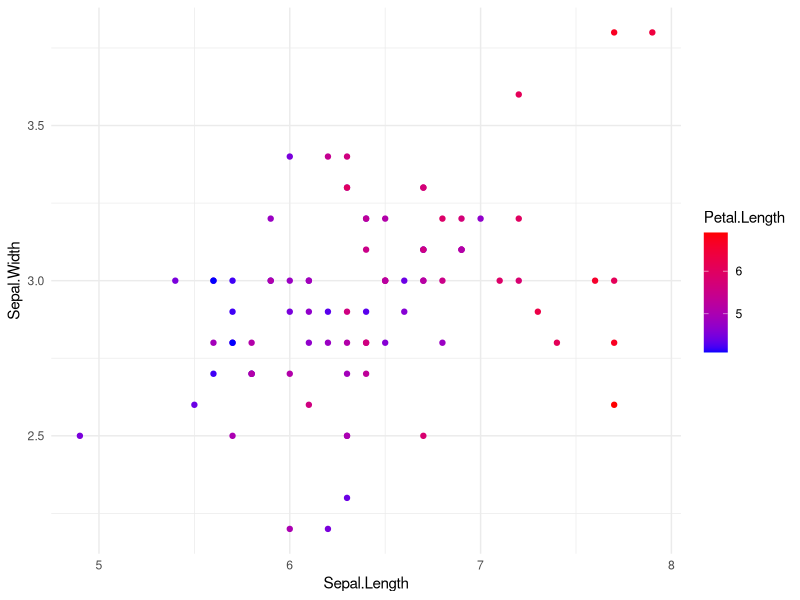
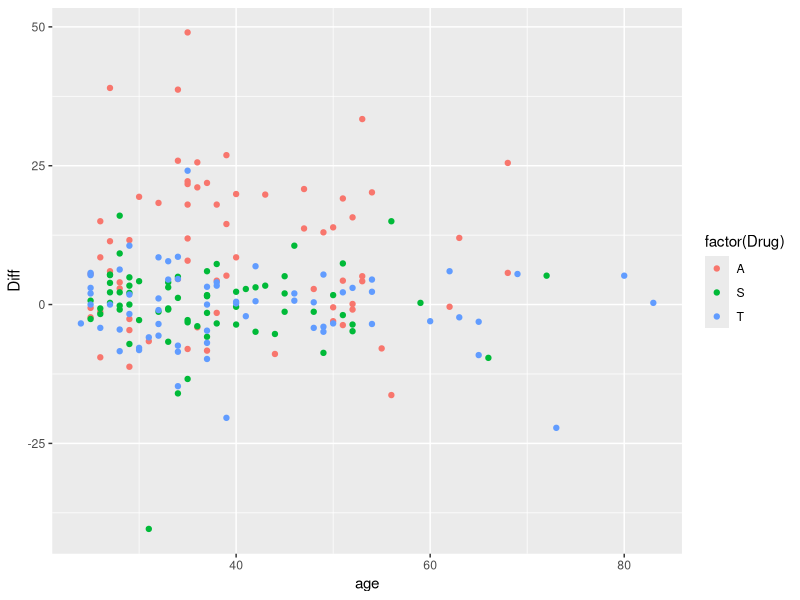
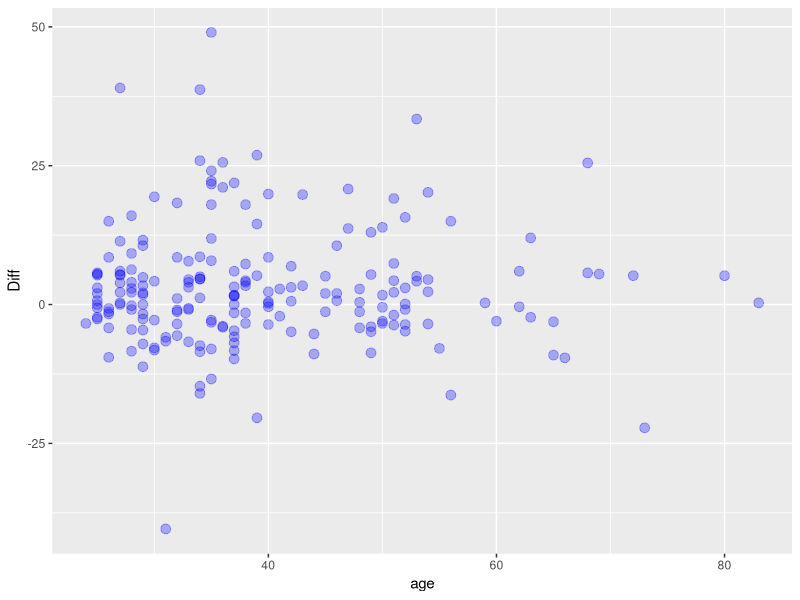
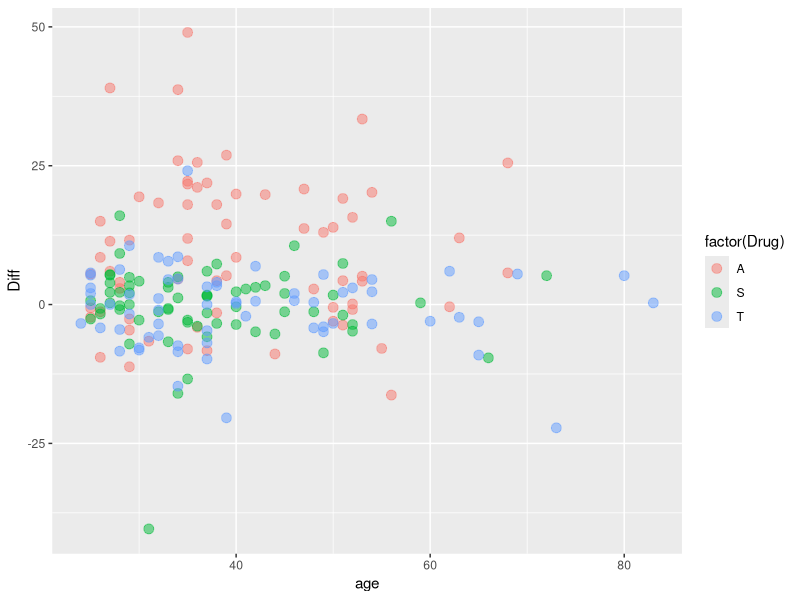
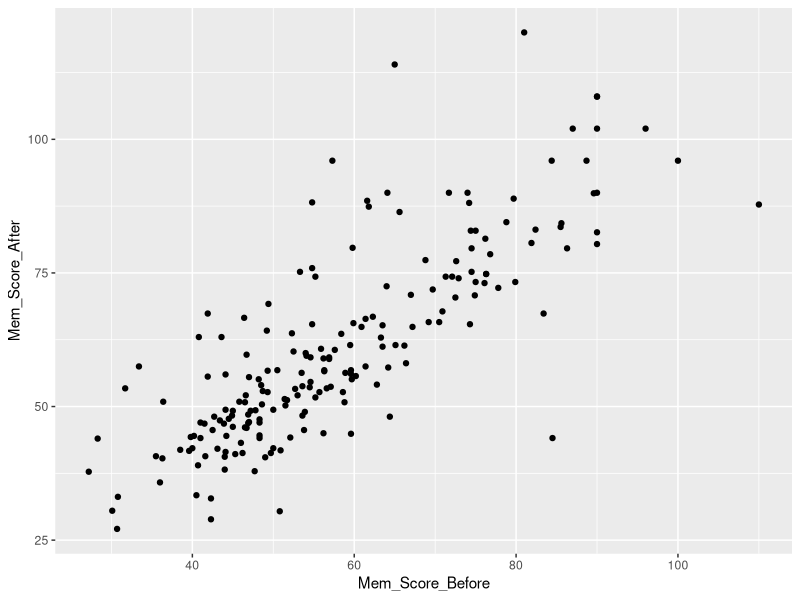
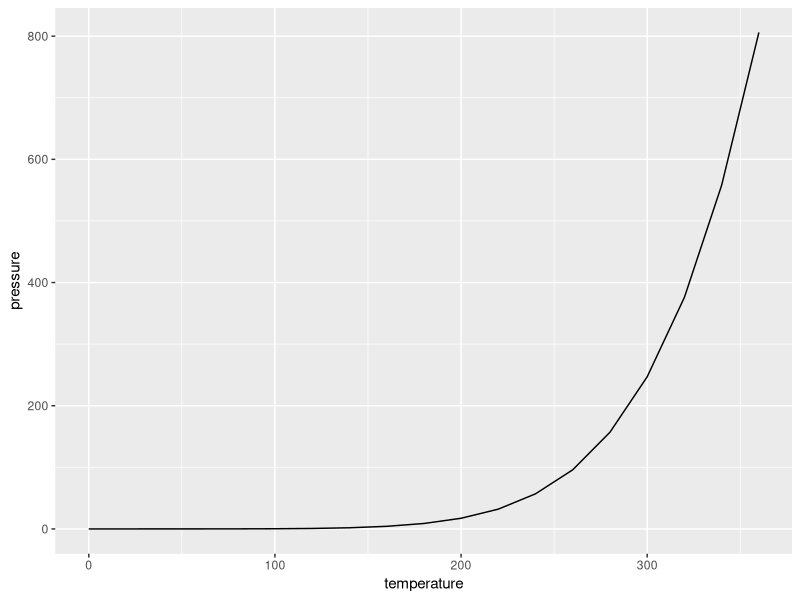
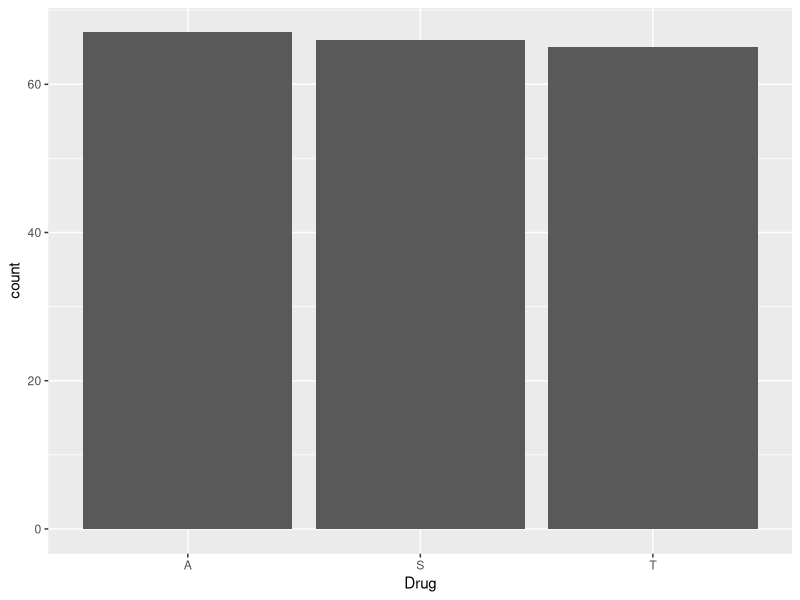
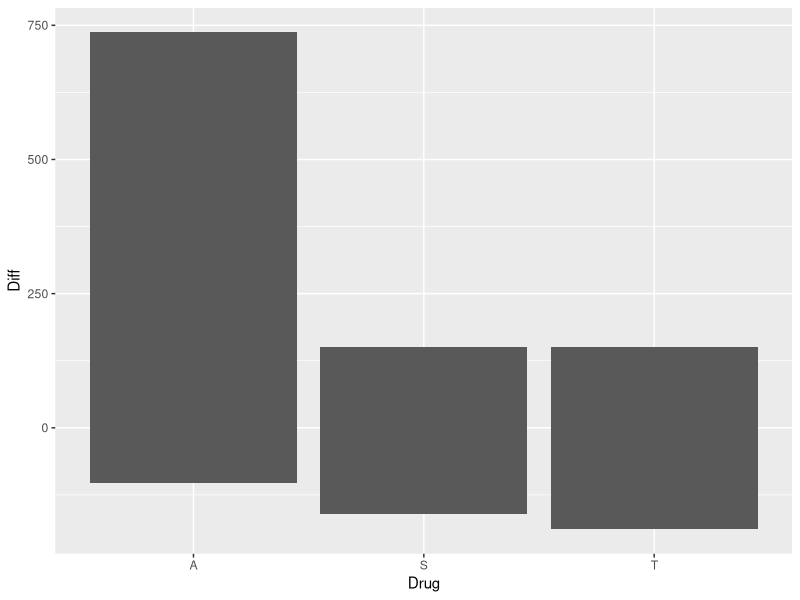

Source code (R) for these figures, in order:
## ---- chunk 1
knitr::opts_chunk$set(echo = TRUE)
## ---- chunk 2
# Install tidyverse if not already installed
if (!requireNamespace("tidyverse", quietly = TRUE)) {
  install.packages("tidyverse")
}

# Load the tidyverse
library(tidyverse)
## ---- chunk 3
Isd <- read_csv('data/Islander_data.csv')

Isd
## ---- chunk 4
# Create a dummy dataset
set.seed(42)
data <- tibble(
  YourCategory = factor(sample(LETTERS[1:5], 100, replace = TRUE)),
  YourVariable = rnorm(100, mean = 50, sd = 10),
  YourOtherVariable = rnorm(100, mean = 20, sd = 2)
)
head(data)
## ---- chunk 5
# Summarize the data
data_summary <- data %>% 
  group_by(YourCategory) %>%
  summarize(
    mean_value = mean(YourVariable, na.rm = TRUE),
    n = n()
  ) %>%
  arrange(desc(mean_value))

head(data_summary)
## ---- chunk 6
# New column using mutate and case_when statement
# note that we are overwriting (updating) the original data
data <- data %>%
  mutate(
    HalfOfOtherVariable = YourOtherVariable / 2, # we can add another column based on existing columns
    YourGroup = case_when(
      YourCategory %in% c("A", "B") ~ "Group 1", # combine A and B into Group 1
      YourCategory %in% c("C", "D") ~ "Group 2", # combine C and D into Group 2
      TRUE ~ "Other"                             # case_when needs fallback default value, 
                                                 # if none of the above match
    ),
    NewVariable = case_when(
      YourVariable > 60 ~ YourVariable * 2,  # Double values above 60
      YourVariable < 40 ~ YourVariable / 2,  # Halve values below 40
      TRUE ~ YourVariable                    # Keep as is otherwise
    )
  )
head(data)
## ---- chunk 7



## ---- chunk 8
# Define data and aesthetics
plot <- ggplot(data = iris %>% filter(Petal.Length > 4), aes(x = Sepal.Length, y = Sepal.Width, color = Petal.Length)) +
  geom_point() + 
  scale_color_continuous(low = "blue", high = "red") + 
  theme_minimal()

# Display the final plot
plot
## ---- chunk 9
# Create a scatter plot with aesthetics mapped to variables
scatter_plot <- ggplot(Isd, aes(x = age, y = Diff, color = factor(Drug))) +
  geom_point()

scatter_plot
## ---- chunk 10
# Modify the size and transparency of points within the geom
scatter_plot_independent_aes <- ggplot(Isd, aes(x = age, y = Diff)) +
  geom_point(size = 3, alpha = 0.3, color='blue')

scatter_plot_independent_aes

scatter_plot_data_related_aes <- ggplot(Isd, aes(x = age, y = Diff)) +
  geom_point(size = 3, alpha = 0.5, aes(color = factor(Drug)))

scatter_plot_data_related_aes

## ---- chunk 11
# Use Islander dataset as an example
head(Isd)

# Create a scatterplot of memory score before vs memory score after taking the drug
scatter_plot <- ggplot(Isd, aes(x = Mem_Score_Before, y = Mem_Score_After)) +
  geom_point()

scatter_plot
## ---- chunk 12
# Use the pressure dataset as an example
head(pressure)

# Create a line plot of temperature vs. pressure
line_plot <- ggplot(pressure, aes(x = temperature, y = pressure)) +
  geom_line()

line_plot
## ---- chunk 13
# Use Islander dataset as an example
head(Isd)

# on categorical data, count how many instances of each appears in the data
bar_plot <- ggplot(Isd, aes(x = Drug)) +
  geom_bar()

bar_plot

# on numerical data (y-axis) sum up all values, relative to x axis categories
column_plot <- ggplot(Isd, aes(x = Drug, y = Diff)) +
  geom_col()

column_plot
## ---- chunk 14
# Create a histogram of the mpg variable from the mtcars dataset
histogram_plot <- ggplot(Isd, aes(x = age)) +
  geom_histogram(binwidth = 2)

histogram_plot
## ---- chunk 15
# Create a box plot of price by cut for the diamonds dataset
box_plot <- ggplot(Isd, aes(x = Drug, y = Diff)) +
  geom_boxplot()

box_plot
## ---- chunk 16

jittered_plot <- ggplot(Isd, aes(x = Drug, y = Diff)) +
  geom_point(position = position_jitter(width = 0.4), alpha = 0.5) +
  geom_boxplot(aes(fill = Drug), alpha = 0.2, outlier.shape = NA) +
  theme_minimal()

jittered_plot
## ---- chunk 17
# Use the mtcars dataset as an example
head(mtcars)

# Create a scatter plot of mpg (miles per gallon) vs. wt (weight) with a smoothed line
scatter_plot_smooth <- ggplot(mtcars, aes(x = wt, y = mpg)) +
  geom_point() +
  geom_smooth(formula = y ~ x, method = "loess", se = FALSE, linetype = "dashed", color = "blue") +
  theme_minimal()

scatter_plot_smooth

# Annotate specific data points with text labels
scatter_plot_annotate <- scatter_plot_smooth +
  geom_text(data = subset(mtcars, mpg > 30 | wt > 5), 
            size = 3, hjust = 0.25, vjust = 1.5, 
            mapping = aes(label=rownames(subset(mtcars, mpg > 30 | wt > 5)))) +
  annotate(geom = 'text', x = 5, y = 30, label="Text that I can add here", color="blue")

scatter_plot_annotate
## ---- chunk 18



## ---- chunk 19

# Scatter plot with log-scaled y-axis using mtcars data
scatter_plot_scaled <- ggplot(mtcars, aes(x = mpg, y = hp)) +
  geom_point(alpha = 0.5) +
  scale_y_continuous(trans = "log10")

scatter_plot_scaled
## ---- chunk 20
# Calculate the median mpg for each cylinder category
cyl_median <- mtcars %>%
  group_by(cyl) %>%
  summarize(median_mpg = median(mpg, na.rm = TRUE)) %>%
  arrange(median_mpg)

# Create a box plot with reordered cylinder categories
box_plot_scaled <- ggplot(mtcars, aes(x = factor(cyl), y = mpg)) +
  geom_boxplot() +
  scale_x_discrete(limits = factor(cyl_median$cyl)) +
  theme(axis.text.x = element_text(angle = 45, hjust = 1)) + 
  xlab('Number of cylinders')

box_plot_scaled
## ---- chunk 21
# Create a box plot with reordered cylinder categories and color scaling
box_plot_color_scaled <- ggplot(mtcars, aes(x = factor(cyl), y = mpg)) +
  geom_boxplot(alpha = 0.4, outlier.shape = NA) +  # fill based on disp
  geom_jitter(aes(color = disp), width = 0.3) +  # jitter points colored by disp
  scale_x_discrete(limits = factor(cyl_median$cyl)) +
  scale_color_gradient(low = "blue", high = "red") +  # gradient color for jitter points
  theme(axis.text.x = element_text(angle = 45, hjust = 1))

box_plot_color_scaled
## ---- chunk 22
# Load the required packages
# library(forcats)

# # Recode the Drug variable
Isd_refactored <- Isd %>%
  mutate(Drug_name = fct_recode(Drug,
                                "Alprazolam" = "A",
                                "Triazolam" = "T",
                                "Sugar" = "S"))

head(Isd_refactored)
## ---- chunk 23
# Create a new column with reordered genre based on the median intgross
Isd_reordered <- Isd_refactored %>%
  mutate(Drug_reordered = fct_reorder(Drug_name, Diff, .fun = max, .desc = TRUE))

head(Isd_reordered)
## ---- chunk 24
# Create a bar plot of the reordered Drug and Happy_Sad_group variables
bar_plot_reordered <- ggplot(Isd_reordered, aes(x = Drug_reordered, fill = Happy_Sad_group)) +
  geom_bar(position = "dodge") +
  labs(x = "Drug (reordered)", fill = "Happy/Sad Group") +
  theme(axis.text.x = element_text(angle = 45, hjust = 1))

bar_plot_reordered
## ---- chunk 25

# Create a scatter plot of Sepal.Length vs Sepal.Width and use Petal.Length for color scaling
scatter_plot_example <- ggplot(iris, aes(x = Sepal.Length, y = Sepal.Width, color = Petal.Length)) +
  geom_point(alpha = 0.7) +
  scale_color_continuous(low = "blue", high = "red") +
  theme_minimal()

scatter_plot_example
## ---- chunk 26
# Add a main title, subtitle, and axis labels
scatter_plot_labeled <- scatter_plot_example +
  labs(
    title = "Sepal Length vs. Sepal Width",
    subtitle = "Colored by Petal Length",
    x = "Sepal Length",
    y = "Sepal Width",
    color = "Petal Length"
  )

scatter_plot_labeled
## ---- chunk 27
# Set the limits for the x and y axes
scatter_plot_limited <- scatter_plot_labeled +
  xlim(4, 8) +
  ylim(2, 4) + 
  geom_point(mapping = aes(size = Petal.Width), alpha=0.4) +
  labs(size = 'Petal Width')

scatter_plot_limited
## ---- chunk 28
scatter_plot_custom_theme <- scatter_plot_limited +
  theme(
    plot.title = element_text(size = 18, face = "bold"),
    plot.subtitle = element_text(size = 14),
    axis.title = element_text(size = 12, face = "bold"),
    axis.text = element_text(size = 10),
    panel.background = element_rect(fill = "white"),
    panel.grid.major = element_line(color = "gray", linetype = "dashed", linewidth = 0.5),
    panel.grid.minor = element_line(color = "gray", linetype = "dotted", linewidth = 0.25)
  )

scatter_plot_custom_theme
## ---- chunk 29
# Save the plot as a PNG file
ggsave(
  filename = "scatter_plot_example.png",
  plot = scatter_plot_limited,
  width = 8,
  height = 5,
  dpi = 300
)
## ---- chunk 30
# Save the plot as a PDF file
ggsave(
  filename = "scatter_plot_example.pdf",
  plot = scatter_plot_custom_theme,
  width = 8,
  height = 5
)
## ---- chunk 31
# Load the required packages
library(ggplot2)
library(patchwork)

# Create a scatter plot of mpg vs. wt
scatter_plot <- ggplot(mtcars, aes(x = wt, y = mpg)) +
  geom_point(aes(color = cyl)) +
  labs(title = "Miles per Gallon vs. Weight", x = "Weight (1000 lbs)", y = "Miles per Gallon", color = "Cylinders") +
  theme_minimal()

# Create a bar plot of the number of cars per number of cylinders
bar_plot <- ggplot(mtcars, aes(x = factor(cyl))) +
  geom_bar(aes(fill = factor(cyl))) +
  labs(title = "Number of Cars per Number of Cylinders", x = "Number of Cylinders", y = "Count", fill = "Cylinders") +
  theme_minimal()

# Create a box plot of mpg per number of cylinders
box_plot <- ggplot(mtcars, aes(x = factor(cyl), y = mpg)) +
  geom_boxplot(aes(fill = factor(cyl))) +
  labs(title = "Miles per Gallon per Number of Cylinders", x = "Number of Cylinders", y = "Miles per Gallon", fill = "Cylinders") +
  theme_minimal() # + theme(legend.position = "None")
## ---- chunk 32
# Combine the plots using patchwork
combined_plot <- scatter_plot + bar_plot + box_plot + plot_layout(ncol = 1)
combined_plot
## ---- chunk 33
# Collect legends and add global title, subtitle, and caption
combined_plot_annotated <- scatter_plot / (bar_plot + box_plot) +
  plot_annotation(
    title = "Exploring the mtcars Dataset",
    subtitle = "Scatter plot, bar plot, and box plot",
    caption = "Data source: mtcars",
    tag_levels = 'A'
  ) +
  plot_layout(guides = "collect")

combined_plot_annotated
## ---- chunk 34



